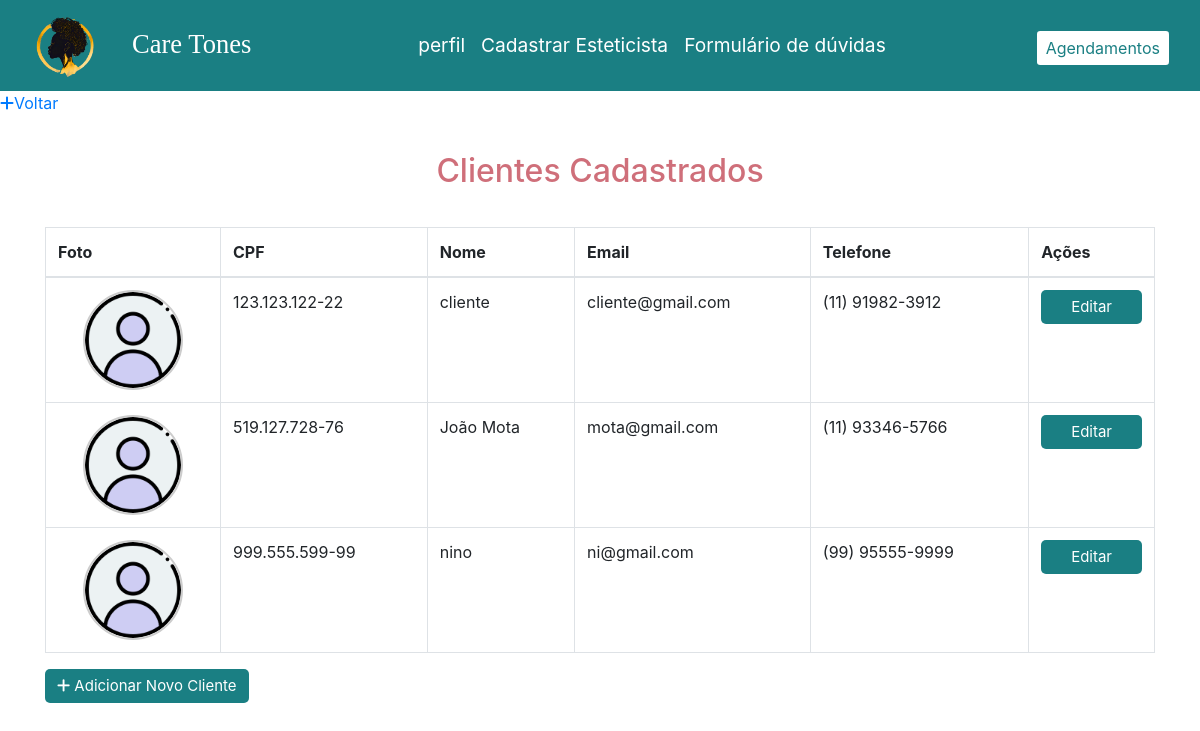
/cliente/consultarCliente.php, run on the app's committed database.
### tables this page shows
CREATE TABLE `cliente` (
  `cpf_cliente` varchar(14) NOT NULL,
  `nome_cliente` varchar(100) NOT NULL,
  `foto_cliente` varchar(255) DEFAULT NULL,
  `telefone_cliente` varchar(15) NOT NULL,
  `email_cliente` varchar(50) NOT NULL,
  `senha_cliente` varchar(100) NOT NULL,
  `token_cliente` varchar(300) NOT NULL
);

### cliente/consultarCliente.php (the view, shortened to what this page needs)
<!DOCTYPE html>
<html lang="pt-br">
<head>
    <link rel="stylesheet" href="https://stackpath.bootstrapcdn.com/bootstrap/4.5.2/css/bootstrap.min.css">
    <link rel="stylesheet" href="https://cdnjs.cloudflare.com/ajax/libs/font-awesome/6.2.1/css/all.min.css" />
    <link rel="stylesheet" href="../css/style.css">
    <link rel="stylesheet" href="../css/perfil.css">
</head>
<body>
    <nav class="navbar navbar-expand-lg">
        <div class="container-fluid">
            <a class="navbar-brand"> <img class="rounded-circle ms-4" src="../logo/Logo.png" alt="Logo care tones" width="69px"> </a>
            <div class="logo">
                <a class="nav-link active" aria-current="page" href="home.php">Care Tones</a>
            </div>
            <div class="collapse navbar-collapse" id="navbarSupportedContent" >
                <ul class="navbar-nav w-auto">
                    <li class="nav-item pe-4 ps-4">
                        <a class="nav-link active" aria-current="page" href="../atendente/perfilAtendente.php">perfil</a>
                    </li>
                    <li class="nav-item pe-4 ps-4">
                        <a class="nav-link active" aria-current="page" href="../esteticista/consultarEsteticista.php">Cadastrar Esteticista</a>
                    </li>
                    <li class="nav-item pe-4 ps-4">
                        <a class="nav-link active" aria-current="page" href="FormularioDuvidas.php">Formulário de dúvidas</a>
                    </li>
                </ul>
                <button type="button" class="btn btn-sm btn-link me-4 ms-4" id="link_agendamentos_ativado" > <a href="cadastrarConsulta.php" id="link_agendamentos_ativado">Agendamentos</a></button>
            </div>
        </div>
    </nav>
<a href="../atendente/perfilAtendente.php"><i class="fa fa-plus"></i>Voltar</a>
    <div class="container">
        <h2>Clientes Cadastrados</h2>
        <?php
            $conexao = new Conexao();
            $conn = $conexao->getConexao();
            $sql = "SELECT * FROM cliente";
            $result = $conn->query($sql);
            if ($result->num_rows > 0) {
                echo '<table class="table table-bordered">';
                echo '<thead>';
                echo '<tr>';
                echo '<th>Foto</th>';
                echo '<th>CPF</th>';
                echo '<th>Nome</th>';
                echo '<th>Email</th>';
                echo '<th>Telefone</th>';
                echo '<th>Ações</th>';
                echo '</tr>';
                echo '</thead>';
                echo '<tbody>';
                while ($row = $result->fetch_assoc()) {
                    echo '<tr>';
                    $fotoPath = $_SERVER['DOCUMENT_ROOT'] . "/glow_schedule/" . $row['foto_cliente'];
                    $foto = file_exists($fotoPath) && !empty($row['foto_cliente'])
                            ? "/glow_schedule/" . htmlspecialchars($row['foto_cliente'])
                            : "../iconesPerfil/perfilPadrao.png";
                    echo '<td class="text-center align-middle"><img src="' . $foto . '" alt="Foto do Cliente" id="consultar_fotos"></td>';
                    echo '<td>' . htmlspecialchars($row['cpf_cliente']) . '</td>';
                    echo '<td>' . htmlspecialchars($row['nome_cliente']) . '</td>';
                    echo '<td>' . htmlspecialchars($row['email_cliente']) . '</td>';
                    echo '<td>' . htmlspecialchars($row['telefone_cliente']) . '</td>';
                    echo '<td>';
                    echo '<a href="editarClienteAtendente.php?token_cliente=' . urlencode($row['token_cliente']) . '" class="btn btn-primary" id="editar_consultar_button">Editar</a>';
                    echo '</td>';
                    echo '</tr>';
                }
                echo '</tbody>';
                echo '</table>';
            } else {
                echo '<p>Nenhum cliente encontrado.</p>';
            }
            ?>
        <a href="cadastrarCliente.php" class="btn btn-success" id="editar_perfil_button"><i class="fa fa-plus"></i> Adicionar Novo Cliente</a>
    </div>
</body>
</html>

### css/style.css (style rules this page uses)
* { margin: 0; padding: 0; box-sizing: border-box; }
.logo { font-family: 'Cinzel', serif; font-family: 'Playfair Display', serif; font-size: 1.66rem; }
h2 { color: #CF6F7A; text-align: center; margin-top:37px !important; margin-bottom: 37px !important; }
nav { background-color: #1A7F83; }
.navbar-nav { width: 200px; margin: auto; font-size: larger; }
.nav-link { color:#ffffff !important; }
.navbar-nav .nav-link.active { text-decoration: none; position: relative; }
.navbar-nav .nav-link.active:before { content: " "; position: absolute; width: 100%; height: 1px; bottom: 0; left: 0; background-color: #D3DFE5; visibility: hidden; -webkit-transform: scaleX(0); transform: scaleX(0); -webkit-transition: all 0.9s ease-in-out 0s; transition: 0.6s; }
.navbar .btn-link { text-decoration: none; font-size: medium !important; background-color: #D3DFE5 !important; margin-top: 6px !important; }
#link_agendamentos_ativado { background-color:#ffffff !important; text-decoration: none; color: #1A7F83; }

### css/perfil.css (style rules this page uses)
#editar_perfil_button { border-radius: 5px; color: #fff; font-size: 15px !important; font-size: 1rem; font-weight: 400; border: none; cursor: pointer; transition: all 0.2s ease; background: #1A7F83; }
#consultar_fotos { width: 100px; height: 100px; object-fit: cover; border-radius: 50%; border: 2px solid #ccc; }
#editar_consultar_button { border-radius: 5px; color: #fff; font-size: 15px !important; font-size: 1rem; font-weight: 400; border: none; cursor: pointer; transition: all 0.2s ease; background: #1A7F83; display: flex; justify-content: center; align-items: center; height: 100%; }

### data on the page
cliente: cpf_cliente "123.123.122-22", nome_cliente "cliente", email_cliente "cliente@gmail.com", telefone_cliente "(11) 91982-3912"
cliente: cpf_cliente "519.127.728-76", nome_cliente "João Mota", email_cliente "mota@gmail.com", telefone_cliente "(11) 93346-5766"
cliente: cpf_cliente "999.555.599-99", nome_cliente "nino", email_cliente "ni@gmail.com", telefone_cliente "(99) 95555-9999"
